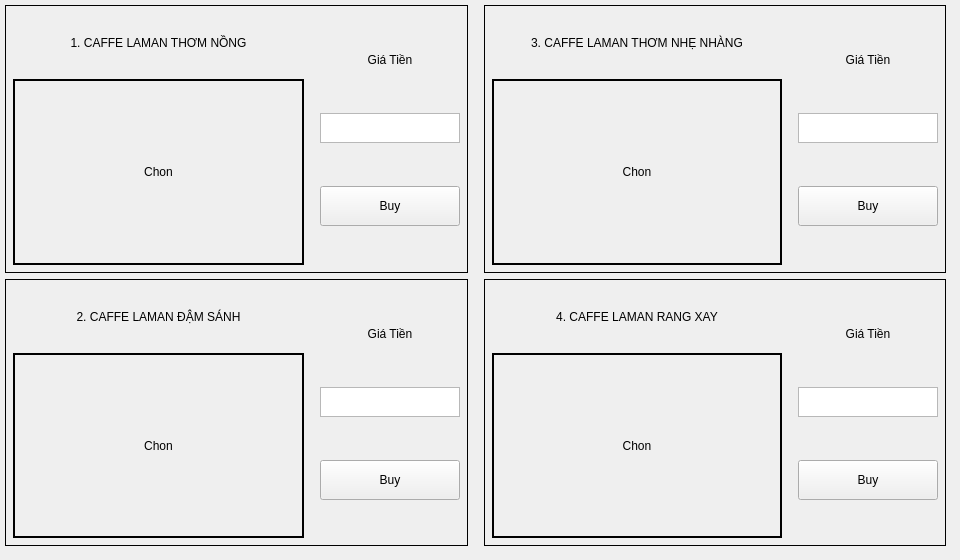
      <widget class="QWidget" name="page_5">
       <widget class="QWidget" name="horizontalLayoutWidget">
        <property name="geometry">
         <rect>
          <x>0</x>
          <y>0</y>
          <width>951</width>
          <height>551</height>
         </rect>
        </property>
        <layout class="QHBoxLayout" name="horizontalLayout_17">
         <property name="leftMargin">
          <number>0</number>
         </property>
         <property name="topMargin">
          <number>0</number>
         </property>
         <property name="rightMargin">
          <number>0</number>
         </property>
         <property name="bottomMargin">
          <number>0</number>
         </property>
         <item>
          <widget class="QFrame" name="verticalFrame_5">
           <property name="frameShape">
            <enum>QFrame::NoFrame</enum>
           </property>
           <layout class="QVBoxLayout" name="verticalLayout_5">
            <property name="leftMargin">
             <number>5</number>
            </property>
            <property name="topMargin">
             <number>5</number>
            </property>
            <property name="rightMargin">
             <number>5</number>
            </property>
            <property name="bottomMargin">
             <number>5</number>
            </property>
            <item>
             <widget class="QFrame" name="frame_12">
              <property name="frameShape">
               <enum>QFrame::Box</enum>
              </property>
              <layout class="QHBoxLayout" name="horizontalLayout_18">
               <property name="leftMargin">
                <number>2</number>
               </property>
               <property name="topMargin">
                <number>2</number>
               </property>
               <property name="rightMargin">
                <number>2</number>
               </property>
               <property name="bottomMargin">
                <number>2</number>
               </property>
               <item>
                <widget class="QFrame" name="frame_13">
                 <property name="sizePolicy">
                  <sizepolicy hsizetype="Expanding" vsizetype="Preferred">
                   <horstretch>0</horstretch>
                   <verstretch>0</verstretch>
                  </sizepolicy>
                 </property>
                 <property name="frameShape">
                  <enum>QFrame::NoFrame</enum>
                 </property>
                 <layout class="QVBoxLayout" name="verticalLayout_29">
                  <property name="leftMargin">
                   <number>5</number>
                  </property>
                  <property name="topMargin">
                   <number>5</number>
                  </property>
                  <property name="rightMargin">
                   <number>5</number>
                  </property>
                  <property name="bottomMargin">
                   <number>5</number>
                  </property>
                  <item>
                   <widget class="QLabel" name="nameID1">
                    <property name="sizePolicy">
                     <sizepolicy hsizetype="Expanding" vsizetype="Maximum">
                      <horstretch>0</horstretch>
                      <verstretch>0</verstretch>
                     </sizepolicy>
                    </property>
                    <property name="minimumSize">
                     <size>
                      <width>20</width>
                      <height>20</height>
                     </size>
                    </property>
                    <property name="maximumSize">
                     <size>
                      <width>5000</width>
                      <height>60</height>
                     </size>
                    </property>
                    <property name="frameShape">
                     <enum>QFrame::Box</enum>
                    </property>
                    <property name="lineWidth">
                     <number>0</number>
                    </property>
                    <property name="text">
                     <string>1. CAFFE LAMAN THƠM NỒNG</string>
                    </property>
                    <property name="alignment">
                     <set>Qt::AlignCenter</set>
                    </property>
                   </widget>
                  </item>
                  <item>
                   <widget class="QLabel" name="imageID1">
                    <property name="sizePolicy">
                     <sizepolicy hsizetype="Expanding" vsizetype="Maximum">
                      <horstretch>0</horstretch>
                      <verstretch>0</verstretch>
                     </sizepolicy>
                    </property>
                    <property name="minimumSize">
                     <size>
                      <width>120</width>
                      <height>120</height>
                     </size>
                    </property>
                    <property name="maximumSize">
                     <size>
                      <width>5000</width>
                      <height>250</height>
                     </size>
                    </property>
                    <property name="frameShape">
                     <enum>QFrame::Box</enum>
                    </property>
                    <property name="lineWidth">
                     <number>2</number>
                    </property>
                    <property name="text">
                     <string>Chon</string>
                    </property>
                    <property name="alignment">
                     <set>Qt::AlignCenter</set>
                    </property>
                   </widget>
                  </item>
                 </layout>
                </widget>
               </item>
               <item>
                <widget class="QFrame" name="frame">
                 <property name="maximumSize">
                  <size>
                   <width>150</width>
                   <height>16777215</height>
                  </size>
                 </property>
                 <layout class="QVBoxLayout" name="verticalLayout_30">
                  <property name="leftMargin">
                   <number>5</number>
                  </property>
                  <property name="topMargin">
                   <number>5</number>
                  </property>
                  <property name="rightMargin">
                   <number>5</number>
                  </property>
                  <property name="bottomMargin">
                   <number>5</number>
                  </property>
                  <item>
                   <widget class="QLabel" name="imageAc_11">
                    <property name="sizePolicy">
                     <sizepolicy hsizetype="Maximum" vsizetype="Maximum">
                      <horstretch>0</horstretch>
                      <verstretch>0</verstretch>
                     </sizepolicy>
                    </property>
                    <property name="minimumSize">
                     <size>
                      <width>20</width>
                      <height>20</height>
                     </size>
                    </property>
                    <property name="maximumSize">
                     <size>
                      <width>150</width>
                      <height>20</height>
                     </size>
                    </property>
                    <property name="frameShape">
                     <enum>QFrame::Box</enum>
                    </property>
                    <property name="lineWidth">
                     <number>0</number>
                    </property>
                    <property name="text">
                     <string>Giá Tiền</string>
                    </property>
                    <property name="alignment">
                     <set>Qt::AlignCenter</set>
                    </property>
                   </widget>
                  </item>
                  <item>
                   <widget class="QTextEdit" name="totalCoinID1">
                    <property name="maximumSize">
                     <size>
                      <width>500</width>
                      <height>30</height>
                     </size>
                    </property>
                    <property name="readOnly">
                     <bool>true</bool>
                    </property>
                   </widget>
                  </item>
                  <item>
                   <widget class="QPushButton" name="btnBuyID1">
                    <property name="sizePolicy">
                     <sizepolicy hsizetype="Expanding" vsizetype="Fixed">
                      <horstretch>0</horstretch>
                      <verstretch>0</verstretch>
                     </sizepolicy>
                    </property>
                    <property name="minimumSize">
                     <size>
                      <width>0</width>
                      <height>40</height>
                     </size>
                    </property>
                    <property name="text">
                     <string>Buy</string>
                    </property>
                    <property name="ID" stdset="0">
                     <number>1</number>
                    </property>
                    <attribute name="buttonGroup">
                     <string notr="true">buy_buttonGroup</string>
                    </attribute>
                   </widget>
                  </item>
                 </layout>
                </widget>
               </item>
              </layout>
             </widget>
            </item>
            <item>
             <widget class="QFrame" name="frame_4">
              <property name="frameShape">
               <enum>QFrame::Box</enum>
              </property>
              <layout class="QHBoxLayout" name="horizontalLayout_3">
               <property name="leftMargin">
                <number>2</number>
               </property>
               <property name="topMargin">
                <number>2</number>
               </property>
               <property name="rightMargin">
                <number>2</number>
               </property>
               <property name="bottomMargin">
                <number>2</number>
               </property>
               <item>
                <widget class="QFrame" name="frame_5">
                 <property name="sizePolicy">
                  <sizepolicy hsizetype="Expanding" vsizetype="Preferred">
                   <horstretch>0</horstretch>
                   <verstretch>0</verstretch>
                  </sizepolicy>
                 </property>
                 <property name="frameShape">
                  <enum>QFrame::NoFrame</enum>
                 </property>
                 <layout class="QVBoxLayout" name="verticalLayout_6">
                  <property name="leftMargin">
                   <number>5</number>
                  </property>
                  <property name="topMargin">
                   <number>5</number>
                  </property>
                  <property name="rightMargin">
                   <number>5</number>
                  </property>
                  <property name="bottomMargin">
                   <number>5</number>
                  </property>
                  <item>
                   <widget class="QLabel" name="nameID2">
                    <property name="sizePolicy">
                     <sizepolicy hsizetype="Expanding" vsizetype="Maximum">
                      <horstretch>0</horstretch>
                      <verstretch>0</verstretch>
                     </sizepolicy>
                    </property>
                    <property name="minimumSize">
                     <size>
                      <width>20</width>
                      <height>20</height>
                     </size>
                    </property>
                    <property name="maximumSize">
                     <size>
                      <width>5000</width>
                      <height>60</height>
                     </size>
                    </property>
                    <property name="frameShape">
                     <enum>QFrame::Box</enum>
                    </property>
                    <property name="lineWidth">
                     <number>0</number>
                    </property>
                    <property name="text">
                     <string>2. CAFFE LAMAN ĐẬM SÁNH</string>
                    </property>
                    <property name="alignment">
                     <set>Qt::AlignCenter</set>
                    </property>
                   </widget>
                  </item>
                  <item>
                   <widget class="QLabel" name="imageID2">
                    <property name="sizePolicy">
                     <sizepolicy hsizetype="Expanding" vsizetype="Maximum">
                      <horstretch>0</horstretch>
                      <verstretch>0</verstretch>
                     </sizepolicy>
                    </property>
                    <property name="minimumSize">
                     <size>
                      <width>120</width>
                      <height>120</height>
                     </size>
                    </property>
                    <property name="maximumSize">
                     <size>
                      <width>5000</width>
                      <height>250</height>
                     </size>
                    </property>
                    <property name="frameShape">
                     <enum>QFrame::Box</enum>
                    </property>
                    <property name="lineWidth">
                     <number>2</number>
                    </property>
                    <property name="text">
                     <string>Chon</string>
                    </property>
                    <property name="alignment">
                     <set>Qt::AlignCenter</set>
                    </property>
                   </widget>
                  </item>
                 </layout>
                </widget>
               </item>
               <item>
                <widget class="QFrame" name="frame">
                 <property name="maximumSize">
                  <size>
                   <width>150</width>
                   <height>16777215</height>
                  </size>
                 </property>
                 <layout class="QVBoxLayout" name="verticalLayout_16">
                  <property name="leftMargin">
                   <number>5</number>
                  </property>
                  <property name="topMargin">
                   <number>5</number>
                  </property>
                  <property name="rightMargin">
                   <number>5</number>
                  </property>
                  <property name="bottomMargin">
                   <number>5</number>
                  </property>
                  <item>
                   <widget class="QLabel" name="imageAc_6">
                    <property name="sizePolicy">
                     <sizepolicy hsizetype="Maximum" vsizetype="Maximum">
                      <horstretch>0</horstretch>
                      <verstretch>0</verstretch>
                     </sizepolicy>
                    </property>
                    <property name="minimumSize">
                     <size>
                      <width>20</width>
                      <height>20</height>
                     </size>
                    </property>
                    <property name="maximumSize">
                     <size>
                      <width>150</width>
                      <height>20</height>
                     </size>
                    </property>
                    <property name="frameShape">
                     <enum>QFrame::Box</enum>
                    </property>
                    <property name="lineWidth">
                     <number>0</number>
                    </property>
                    <property name="text">
                     <string>Giá Tiền</string>
                    </property>
                    <property name="alignment">
                     <set>Qt::AlignCenter</set>
                    </property>
                   </widget>
                  </item>
                  <item>
                   <widget class="QTextEdit" name="totalCoinID2">
                    <property name="maximumSize">
                     <size>
                      <width>500</width>
                      <height>30</height>
                     </size>
                    </property>
                    <property name="readOnly">
                     <bool>true</bool>
                    </property>
                   </widget>
                  </item>
                  <item>
                   <widget class="QPushButton" name="btnBuyID2">
                    <property name="sizePolicy">
                     <sizepolicy hsizetype="Expanding" vsizetype="Fixed">
                      <horstretch>0</horstretch>
                      <verstretch>0</verstretch>
                     </sizepolicy>
                    </property>
                    <property name="minimumSize">
                     <size>
                      <width>0</width>
                      <height>40</height>
                     </size>
                    </property>
                    <property name="text">
                     <string>Buy</string>
                    </property>
                    <property name="ID" stdset="0">
                     <number>2</number>
                    </property>
                    <attribute name="buttonGroup">
                     <string notr="true">buy_buttonGroup</string>
                    </attribute>
                   </widget>
                  </item>
                 </layout>
                </widget>
               </item>
              </layout>
             </widget>
            </item>
           </layout>
          </widget>
         </item>
         <item>
          <widget class="QFrame" name="verticalFrame_8">
           <property name="frameShape">
            <enum>QFrame::NoFrame</enum>
           </property>
           <layout class="QVBoxLayout" name="verticalLayout_17">
            <property name="leftMargin">
             <number>5</number>
            </property>
            <property name="topMargin">
             <number>5</number>
            </property>
            <property name="rightMargin">
             <number>5</number>
            </property>
            <property name="bottomMargin">
             <number>5</number>
            </property>
            <item>
             <widget class="QFrame" name="frame_14">
              <property name="frameShape">
               <enum>QFrame::Box</enum>
              </property>
              <layout class="QHBoxLayout" name="horizontalLayout_19">
               <property name="leftMargin">
                <number>2</number>
               </property>
               <property name="topMargin">
                <number>2</number>
               </property>
               <property name="rightMargin">
                <number>2</number>
               </property>
               <property name="bottomMargin">
                <number>2</number>
               </property>
               <item>
                <widget class="QFrame" name="frame_15">
                 <property name="sizePolicy">
                  <sizepolicy hsizetype="Expanding" vsizetype="Preferred">
                   <horstretch>0</horstretch>
                   <verstretch>0</verstretch>
                  </sizepolicy>
                 </property>
                 <property name="frameShape">
                  <enum>QFrame::NoFrame</enum>
                 </property>
                 <layout class="QVBoxLayout" name="verticalLayout_32">
                  <property name="leftMargin">
                   <number>5</number>
                  </property>
                  <property name="topMargin">
                   <number>5</number>
                  </property>
                  <property name="rightMargin">
                   <number>5</number>
                  </property>
                  <property name="bottomMargin">
                   <number>5</number>
                  </property>
                  <item>
                   <widget class="QLabel" name="nameID3">
                    <property name="sizePolicy">
                     <sizepolicy hsizetype="Expanding" vsizetype="Maximum">
                      <horstretch>0</horstretch>
                      <verstretch>0</verstretch>
                     </sizepolicy>
                    </property>
                    <property name="minimumSize">
                     <size>
                      <width>20</width>
                      <height>20</height>
                     </size>
                    </property>
                    <property name="maximumSize">
                     <size>
                      <width>5000</width>
                      <height>60</height>
                     </size>
                    </property>
                    <property name="frameShape">
                     <enum>QFrame::Box</enum>
                    </property>
                    <property name="lineWidth">
                     <number>0</number>
                    </property>
                    <property name="text">
                     <string>3. CAFFE LAMAN THƠM NHẸ NHÀNG</string>
                    </property>
                    <property name="alignment">
                     <set>Qt::AlignCenter</set>
                    </property>
                   </widget>
                  </item>
                  <item>
                   <widget class="QLabel" name="imageID3">
                    <property name="sizePolicy">
                     <sizepolicy hsizetype="Expanding" vsizetype="Maximum">
                      <horstretch>0</horstretch>
                      <verstretch>0</verstretch>
                     </sizepolicy>
                    </property>
                    <property name="minimumSize">
                     <size>
                      <width>120</width>
                      <height>120</height>
                     </size>
                    </property>
                    <property name="maximumSize">
                     <size>
                      <width>5000</width>
                      <height>250</height>
                     </size>
                    </property>
                    <property name="frameShape">
                     <enum>QFrame::Box</enum>
                    </property>
                    <property name="lineWidth">
                     <number>2</number>
                    </property>
                    <property name="text">
                     <string>Chon</string>
                    </property>
                    <property name="alignment">
                     <set>Qt::AlignCenter</set>
                    </property>
                   </widget>
                  </item>
                 </layout>
                </widget>
               </item>
               <item>
                <widget class="QFrame" name="frame_8">
                 <property name="maximumSize">
                  <size>
                   <width>150</width>
                   <height>16777215</height>
                  </size>
                 </property>
                 <layout class="QVBoxLayout" name="verticalLayout_33">
                  <property name="leftMargin">
                   <number>5</number>
                  </property>
                  <property name="topMargin">
                   <number>5</number>
                  </property>
                  <property name="rightMargin">
                   <number>5</number>
                  </property>
                  <property name="bottomMargin">
                   <number>5</number>
                  </property>
                  <item>
                   <widget class="QLabel" name="imageAc_13">
                    <property name="sizePolicy">
                     <sizepolicy hsizetype="Maximum" vsizetype="Maximum">
                      <horstretch>0</horstretch>
                      <verstretch>0</verstretch>
                     </sizepolicy>
                    </property>
                    <property name="minimumSize">
                     <size>
                      <width>20</width>
                      <height>20</height>
                     </size>
                    </property>
                    <property name="maximumSize">
                     <size>
                      <width>150</width>
                      <height>20</height>
                     </size>
                    </property>
                    <property name="frameShape">
                     <enum>QFrame::Box</enum>
                    </property>
                    <property name="lineWidth">
                     <number>0</number>
                    </property>
                    <property name="text">
                     <string>Giá Tiền</string>
                    </property>
                    <property name="alignment">
                     <set>Qt::AlignCenter</set>
                    </property>
                   </widget>
                  </item>
                  <item>
                   <widget class="QTextEdit" name="totalCoinID3">
                    <property name="maximumSize">
                     <size>
                      <width>500</width>
                      <height>30</height>
                     </size>
                    </property>
                    <property name="readOnly">
                     <bool>true</bool>
                    </property>
                   </widget>
                  </item>
                  <item>
                   <widget class="QPushButton" name="btnBuyID3">
                    <property name="sizePolicy">
                     <sizepolicy hsizetype="Expanding" vsizetype="Fixed">
                      <horstretch>0</horstretch>
                      <verstretch>0</verstretch>
                     </sizepolicy>
                    </property>
                    <property name="minimumSize">
                     <size>
                      <width>0</width>
                      <height>40</height>
                     </size>
                    </property>
                    <property name="text">
                     <string>Buy</string>
                    </property>
                    <property name="ID" stdset="0">
                     <number>3</number>
                    </property>
                    <attribute name="buttonGroup">
                     <string notr="true">buy_buttonGroup</string>
                    </attribute>
                   </widget>
                  </item>
                 </layout>
                </widget>
               </item>
              </layout>
             </widget>
            </item>
            <item>
             <widget class="QFrame" name="frame_9">
              <property name="frameShape">
               <enum>QFrame::Box</enum>
              </property>
              <layout class="QHBoxLayout" name="horizontalLayout_6">
               <property name="leftMargin">
                <number>2</number>
               </property>
               <property name="topMargin">
                <number>2</number>
               </property>
               <property name="rightMargin">
                <number>2</number>
               </property>
               <property name="bottomMargin">
                <number>2</number>
               </property>
               <item>
                <widget class="QFrame" name="frame_10">
                 <property name="sizePolicy">
                  <sizepolicy hsizetype="Expanding" vsizetype="Preferred">
                   <horstretch>0</horstretch>
                   <verstretch>0</verstretch>
                  </sizepolicy>
                 </property>
                 <property name="frameShape">
                  <enum>QFrame::NoFrame</enum>
                 </property>
                 <layout class="QVBoxLayout" name="verticalLayout_18">
                  <property name="leftMargin">
                   <number>5</number>
                  </property>
                  <property name="topMargin">
                   <number>5</number>
                  </property>
                  <property name="rightMargin">
                   <number>5</number>
                  </property>
                  <property name="bottomMargin">
                   <number>5</number>
                  </property>
                  <item>
                   <widget class="QLabel" name="nameID4">
                    <property name="sizePolicy">
                     <sizepolicy hsizetype="Expanding" vsizetype="Maximum">
                      <horstretch>0</horstretch>
                      <verstretch>0</verstretch>
                     </sizepolicy>
                    </property>
                    <property name="minimumSize">
                     <size>
                      <width>20</width>
                      <height>20</height>
                     </size>
                    </property>
                    <property name="maximumSize">
                     <size>
                      <width>5000</width>
                      <height>60</height>
                     </size>
                    </property>
                    <property name="frameShape">
                     <enum>QFrame::Box</enum>
                    </property>
                    <property name="lineWidth">
                     <number>0</number>
                    </property>
                    <property name="text">
                     <string>4. CAFFE LAMAN RANG XAY</string>
                    </property>
                    <property name="alignment">
                     <set>Qt::AlignCenter</set>
                    </property>
                   </widget>
                  </item>
                  <item>
                   <widget class="QLabel" name="imageID4">
                    <property name="sizePolicy">
                     <sizepolicy hsizetype="Expanding" vsizetype="Maximum">
                      <horstretch>0</horstretch>
                      <verstretch>0</verstretch>
                     </sizepolicy>
                    </property>
                    <property name="minimumSize">
                     <size>
                      <width>120</width>
                      <height>120</height>
                     </size>
                    </property>
                    <property name="maximumSize">
                     <size>
                      <width>5000</width>
                      <height>250</height>
                     </size>
                    </property>
                    <property name="frameShape">
                     <enum>QFrame::Box</enum>
                    </property>
                    <property name="lineWidth">
                     <number>2</number>
                    </property>
                    <property name="text">
                     <string>Chon</string>
                    </property>
                    <property name="alignment">
                     <set>Qt::AlignCenter</set>
                    </property>
                   </widget>
                  </item>
                 </layout>
                </widget>
               </item>
               <item>
                <widget class="QFrame" name="frame_11">
                 <property name="maximumSize">
                  <size>
                   <width>150</width>
                   <height>16777215</height>
                  </size>
                 </property>
                 <layout class="QVBoxLayout" name="verticalLayout_19">
                  <property name="leftMargin">
                   <number>5</number>
                  </property>
                  <property name="topMargin">
                   <number>5</number>
                  </property>
                  <property name="rightMargin">
                   <number>5</number>
                  </property>
                  <property name="bottomMargin">
                   <number>5</number>
                  </property>
                  <item>
                   <widget class="QLabel" name="imageAc_8">
                    <property name="sizePolicy">
                     <sizepolicy hsizetype="Maximum" vsizetype="Maximum">
                      <horstretch>0</horstretch>
                      <verstretch>0</verstretch>
                     </sizepolicy>
                    </property>
                    <property name="minimumSize">
                     <size>
                      <width>20</width>
                      <height>20</height>
                     </size>
                    </property>
                    <property name="maximumSize">
                     <size>
                      <width>150</width>
                      <height>20</height>
                     </size>
                    </property>
                    <property name="frameShape">
                     <enum>QFrame::Box</enum>
                    </property>
                    <property name="lineWidth">
                     <number>0</number>
                    </property>
                    <property name="text">
                     <string>Giá Tiền</string>
                    </property>
                    <property name="alignment">
                     <set>Qt::AlignCenter</set>
                    </property>
                   </widget>
                  </item>
                  <item>
                   <widget class="QTextEdit" name="totalCoinID4">
                    <property name="maximumSize">
                     <size>
                      <width>500</width>
                      <height>30</height>
                     </size>
                    </property>
                    <property name="readOnly">
                     <bool>true</bool>
                    </property>
                   </widget>
                  </item>
                  <item>
                   <widget class="QPushButton" name="btnBuyID4">
                    <property name="sizePolicy">
                     <sizepolicy hsizetype="Expanding" vsizetype="Fixed">
                      <horstretch>0</horstretch>
                      <verstretch>0</verstretch>
                     </sizepolicy>
                    </property>
                    <property name="minimumSize">
                     <size>
                      <width>0</width>
                      <height>40</height>
                     </size>
                    </property>
                    <property name="text">
                     <string>Buy</string>
                    </property>
                    <property name="ID" stdset="0">
                     <number>4</number>
                    </property>
                    <attribute name="buttonGroup">
                     <string notr="true">buy_buttonGroup</string>
                    </attribute>
                   </widget>
                  </item>
                 </layout>
                </widget>
               </item>
              </layout>
             </widget>
            </item>
           </layout>
          </widget>
         </item>
        </layout>
       </widget>
      </widget>
